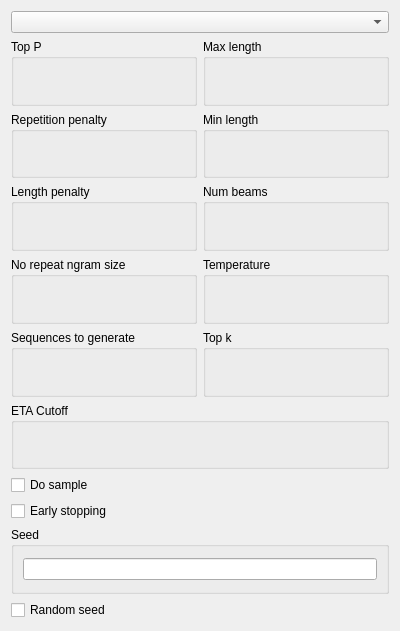
<?xml version="1.0" encoding="UTF-8"?>
<ui version="4.0">
 <class>flan_generator_form</class>
 <widget class="QWidget" name="flan_generator_form">
  <property name="geometry">
   <rect>
    <x>0</x>
    <y>0</y>
    <width>400</width>
    <height>631</height>
   </rect>
  </property>
  <property name="windowTitle">
   <string>Form</string>
  </property>
  <layout class="QGridLayout" name="gridLayout">
   <item row="1" column="0">
    <layout class="QHBoxLayout" name="horizontalLayout_2">
     <item>
      <widget class="QGroupBox" name="groupBox">
       <property name="title">
        <string>Top P</string>
       </property>
       <layout class="QGridLayout" name="gridLayout_2">
        <item row="0" column="0">
         <widget class="SliderWidget" name="top_p" native="true">
          <property name="min_slider" stdset="0">
           <number>1</number>
          </property>
          <property name="max_slider" stdset="0">
           <number>100</number>
          </property>
          <property name="min_spinbox" stdset="0">
           <double>0.000000000000000</double>
          </property>
          <property name="max_spinbox" stdset="0">
           <double>1.000000000000000</double>
          </property>
          <property name="display_as_float" stdset="0">
           <bool>true</bool>
          </property>
          <property name="property" stdset="0">
           <string>top_p</string>
          </property>
          <property name="slider_step" stdset="0">
           <number>1</number>
          </property>
          <property name="slider_page" stdset="0">
           <number>10</number>
          </property>
          <property name="spinbox_step" stdset="0">
           <double>0.010000000000000</double>
          </property>
          <property name="spinbox_page" stdset="0">
           <double>0.100000000000000</double>
          </property>
         </widget>
        </item>
       </layout>
      </widget>
     </item>
     <item>
      <widget class="QGroupBox" name="groupBox_2">
       <property name="title">
        <string>Max length</string>
       </property>
       <layout class="QGridLayout" name="gridLayout_3">
        <item row="0" column="0">
         <widget class="SliderWidget" name="max_length" native="true">
          <property name="min_slider" stdset="0">
           <number>1</number>
          </property>
          <property name="max_slider" stdset="0">
           <number>2556</number>
          </property>
          <property name="min_spinbox" stdset="0">
           <double>1.000000000000000</double>
          </property>
          <property name="max_spinbox" stdset="0">
           <double>2556.000000000000000</double>
          </property>
          <property name="display_as_float" stdset="0">
           <bool>false</bool>
          </property>
          <property name="property" stdset="0">
           <string>max_length</string>
          </property>
          <property name="slider_step" stdset="0">
           <number>1</number>
          </property>
          <property name="slider_page" stdset="0">
           <number>2556</number>
          </property>
          <property name="spinbox_step" stdset="0">
           <number>1</number>
          </property>
          <property name="spinbox_page" stdset="0">
           <number>2556</number>
          </property>
         </widget>
        </item>
       </layout>
      </widget>
     </item>
    </layout>
   </item>
   <item row="10" column="0">
    <widget class="QCheckBox" name="random_seed">
     <property name="text">
      <string>Random seed</string>
     </property>
    </widget>
   </item>
   <item row="9" column="0">
    <widget class="QGroupBox" name="groupBox_11">
     <property name="title">
      <string>Seed</string>
     </property>
     <layout class="QGridLayout" name="gridLayout_4">
      <item row="0" column="0">
       <widget class="QLineEdit" name="seed"/>
      </item>
     </layout>
    </widget>
   </item>
   <item row="3" column="0">
    <layout class="QHBoxLayout" name="horizontalLayout_4">
     <item>
      <widget class="QGroupBox" name="groupBox_5">
       <property name="title">
        <string>Length penalty</string>
       </property>
       <layout class="QGridLayout" name="gridLayout_7">
        <item row="0" column="0">
         <widget class="SliderWidget" name="length_penalty" native="true">
          <property name="min_slider" stdset="0">
           <number>0</number>
          </property>
          <property name="max_slider" stdset="0">
           <number>200</number>
          </property>
          <property name="min_spinbox" stdset="0">
           <double>0.000000000000000</double>
          </property>
          <property name="max_spinbox" stdset="0">
           <double>2.000000000000000</double>
          </property>
          <property name="display_as_float" stdset="0">
           <bool>true</bool>
          </property>
          <property name="property" stdset="0">
           <string>length_penalty</string>
          </property>
          <property name="slider_step" stdset="0">
           <number>1</number>
          </property>
          <property name="slider_page" stdset="0">
           <number>10</number>
          </property>
          <property name="spinbox_step" stdset="0">
           <double>0.010000000000000</double>
          </property>
          <property name="spinbox_page" stdset="0">
           <double>0.100000000000000</double>
          </property>
         </widget>
        </item>
       </layout>
      </widget>
     </item>
     <item>
      <widget class="QGroupBox" name="groupBox_6">
       <property name="title">
        <string>Num beams</string>
       </property>
       <layout class="QGridLayout" name="gridLayout_8">
        <item row="0" column="0">
         <widget class="SliderWidget" name="num_beams" native="true">
          <property name="min_slider" stdset="0">
           <number>1</number>
          </property>
          <property name="max_slider" stdset="0">
           <number>100</number>
          </property>
          <property name="min_spinbox" stdset="0">
           <double>0.000000000000000</double>
          </property>
          <property name="max_spinbox" stdset="0">
           <double>100.000000000000000</double>
          </property>
          <property name="display_as_float" stdset="0">
           <bool>false</bool>
          </property>
          <property name="property" stdset="0">
           <string>num_beams</string>
          </property>
          <property name="slider_step" stdset="0">
           <number>1</number>
          </property>
          <property name="slider_page" stdset="0">
           <number>10</number>
          </property>
          <property name="spinbox_step" stdset="0">
           <double>0.010000000000000</double>
          </property>
          <property name="spinbox_page" stdset="0">
           <double>0.100000000000000</double>
          </property>
         </widget>
        </item>
       </layout>
      </widget>
     </item>
    </layout>
   </item>
   <item row="7" column="0">
    <widget class="QCheckBox" name="do_sample">
     <property name="text">
      <string>Do sample</string>
     </property>
    </widget>
   </item>
   <item row="0" column="0">
    <widget class="QComboBox" name="model_version">
     <property name="currentIndex">
      <number>-1</number>
     </property>
    </widget>
   </item>
   <item row="8" column="0">
    <widget class="QCheckBox" name="early_stopping">
     <property name="text">
      <string>Early stopping</string>
     </property>
    </widget>
   </item>
   <item row="2" column="0">
    <layout class="QHBoxLayout" name="horizontalLayout_3">
     <item>
      <widget class="QGroupBox" name="groupBox_3">
       <property name="title">
        <string>Repetition penalty</string>
       </property>
       <layout class="QGridLayout" name="gridLayout_5">
        <item row="0" column="0">
         <widget class="SliderWidget" name="repetition_penalty" native="true">
          <property name="min_slider" stdset="0">
           <number>0</number>
          </property>
          <property name="max_slider" stdset="0">
           <number>10000</number>
          </property>
          <property name="min_spinbox" stdset="0">
           <double>0.000000000000000</double>
          </property>
          <property name="max_spinbox" stdset="0">
           <double>100.000000000000000</double>
          </property>
          <property name="display_as_float" stdset="0">
           <bool>true</bool>
          </property>
          <property name="property" stdset="0">
           <string>repetition_penalty</string>
          </property>
          <property name="slider_step" stdset="0">
           <number>0</number>
          </property>
          <property name="slider_page" stdset="0">
           <number>1</number>
          </property>
          <property name="spinbox_step" stdset="0">
           <double>1.000000000000000</double>
          </property>
          <property name="spinbox_page" stdset="0">
           <double>10.000000000000000</double>
          </property>
         </widget>
        </item>
       </layout>
      </widget>
     </item>
     <item>
      <widget class="QGroupBox" name="groupBox_4">
       <property name="title">
        <string>Min length</string>
       </property>
       <layout class="QGridLayout" name="gridLayout_6">
        <item row="0" column="0">
         <widget class="SliderWidget" name="min_length" native="true">
          <property name="min_slider" stdset="0">
           <number>1</number>
          </property>
          <property name="max_slider" stdset="0">
           <number>2556</number>
          </property>
          <property name="min_spinbox" stdset="0">
           <double>1.000000000000000</double>
          </property>
          <property name="max_spinbox" stdset="0">
           <double>2556.000000000000000</double>
          </property>
          <property name="display_as_float" stdset="0">
           <bool>false</bool>
          </property>
          <property name="property" stdset="0">
           <string>min_length</string>
          </property>
          <property name="slider_step" stdset="0">
           <number>1</number>
          </property>
          <property name="slider_page" stdset="0">
           <number>2556</number>
          </property>
          <property name="spinbox_step" stdset="0">
           <number>1</number>
          </property>
          <property name="spinbox_page" stdset="0">
           <number>2556</number>
          </property>
         </widget>
        </item>
       </layout>
      </widget>
     </item>
    </layout>
   </item>
   <item row="4" column="0">
    <layout class="QHBoxLayout" name="horizontalLayout_5">
     <item>
      <widget class="QGroupBox" name="groupBox_7">
       <property name="title">
        <string>No repeat ngram size</string>
       </property>
       <layout class="QGridLayout" name="gridLayout_9">
        <item row="0" column="0">
         <widget class="SliderWidget" name="ngram_size" native="true">
          <property name="min_slider" stdset="0">
           <number>1</number>
          </property>
          <property name="max_slider" stdset="0">
           <number>100</number>
          </property>
          <property name="min_spinbox" stdset="0">
           <double>0.000000000000000</double>
          </property>
          <property name="max_spinbox" stdset="0">
           <double>1.000000000000000</double>
          </property>
          <property name="display_as_float" stdset="0">
           <bool>true</bool>
          </property>
          <property name="property" stdset="0">
           <string>ngram</string>
          </property>
          <property name="slider_step" stdset="0">
           <number>1</number>
          </property>
          <property name="slider_page" stdset="0">
           <number>10</number>
          </property>
          <property name="spinbox_step" stdset="0">
           <double>0.010000000000000</double>
          </property>
          <property name="spinbox_page" stdset="0">
           <double>0.100000000000000</double>
          </property>
         </widget>
        </item>
       </layout>
      </widget>
     </item>
     <item>
      <widget class="QGroupBox" name="groupBox_8">
       <property name="title">
        <string>Temperature</string>
       </property>
       <layout class="QGridLayout" name="gridLayout_10">
        <item row="0" column="0">
         <widget class="SliderWidget" name="temperature" native="true">
          <property name="min_slider" stdset="0">
           <number>1</number>
          </property>
          <property name="max_slider" stdset="0">
           <number>200</number>
          </property>
          <property name="min_spinbox" stdset="0">
           <double>0.000000000000000</double>
          </property>
          <property name="max_spinbox" stdset="0">
           <double>2.000000000000000</double>
          </property>
          <property name="display_as_float" stdset="0">
           <bool>true</bool>
          </property>
          <property name="property" stdset="0">
           <string>temperature</string>
          </property>
          <property name="slider_step" stdset="0">
           <number>1</number>
          </property>
          <property name="slider_page" stdset="0">
           <number>10</number>
          </property>
          <property name="spinbox_step" stdset="0">
           <double>0.010000000000000</double>
          </property>
          <property name="spinbox_page" stdset="0">
           <double>0.100000000000000</double>
          </property>
         </widget>
        </item>
       </layout>
      </widget>
     </item>
    </layout>
   </item>
   <item row="5" column="0">
    <layout class="QHBoxLayout" name="horizontalLayout_6">
     <item>
      <widget class="QGroupBox" name="groupBox_9">
       <property name="title">
        <string>Sequences to generate</string>
       </property>
       <layout class="QGridLayout" name="gridLayout_11">
        <item row="0" column="0">
         <widget class="SliderWidget" name="sequences" native="true">
          <property name="min_slider" stdset="0">
           <number>1</number>
          </property>
          <property name="max_slider" stdset="0">
           <number>100</number>
          </property>
          <property name="min_spinbox" stdset="0">
           <double>0.000000000000000</double>
          </property>
          <property name="max_spinbox" stdset="0">
           <double>100.000000000000000</double>
          </property>
          <property name="display_as_float" stdset="0">
           <bool>false</bool>
          </property>
          <property name="property" stdset="0">
           <string>sequences</string>
          </property>
          <property name="slider_step" stdset="0">
           <number>1</number>
          </property>
          <property name="slider_page" stdset="0">
           <number>10</number>
          </property>
          <property name="spinbox_step" stdset="0">
           <double>0.010000000000000</double>
          </property>
          <property name="spinbox_page" stdset="0">
           <double>0.100000000000000</double>
          </property>
         </widget>
        </item>
       </layout>
      </widget>
     </item>
     <item>
      <widget class="QGroupBox" name="groupBox_10">
       <property name="title">
        <string>Top k</string>
       </property>
       <layout class="QGridLayout" name="gridLayout_12">
        <item row="0" column="0">
         <widget class="SliderWidget" name="top_k" native="true">
          <property name="min_slider" stdset="0">
           <number>1</number>
          </property>
          <property name="max_slider" stdset="0">
           <number>256</number>
          </property>
          <property name="min_spinbox" stdset="0">
           <double>0.000000000000000</double>
          </property>
          <property name="max_spinbox" stdset="0">
           <double>256.000000000000000</double>
          </property>
          <property name="display_as_float" stdset="0">
           <bool>false</bool>
          </property>
          <property name="property" stdset="0">
           <string>top_k</string>
          </property>
          <property name="slider_step" stdset="0">
           <number>1</number>
          </property>
          <property name="slider_page" stdset="0">
           <number>10</number>
          </property>
          <property name="spinbox_step" stdset="0">
           <number>1</number>
          </property>
          <property name="spinbox_page" stdset="0">
           <number>10</number>
          </property>
         </widget>
        </item>
       </layout>
      </widget>
     </item>
    </layout>
   </item>
   <item row="6" column="0">
    <widget class="QGroupBox" name="groupBox_12">
     <property name="title">
      <string>ETA Cutoff</string>
     </property>
     <layout class="QGridLayout" name="gridLayout_13">
      <item row="0" column="0">
       <widget class="SliderWidget" name="eta_cutoff" native="true">
        <property name="min_slider" stdset="0">
         <number>1</number>
        </property>
        <property name="max_slider" stdset="0">
         <number>100</number>
        </property>
        <property name="min_spinbox" stdset="0">
         <double>0.000000000000000</double>
        </property>
        <property name="max_spinbox" stdset="0">
         <double>100.000000000000000</double>
        </property>
        <property name="display_as_float" stdset="0">
         <bool>true</bool>
        </property>
        <property name="property" stdset="0">
         <string>eta_cutoff</string>
        </property>
        <property name="slider_step" stdset="0">
         <number>1</number>
        </property>
        <property name="slider_page" stdset="0">
         <number>10</number>
        </property>
        <property name="spinbox_step" stdset="0">
         <double>0.010000000000000</double>
        </property>
        <property name="spinbox_page" stdset="0">
         <double>0.100000000000000</double>
        </property>
       </widget>
      </item>
     </layout>
    </widget>
   </item>
  </layout>
 </widget>
 <customwidgets>
  <customwidget>
   <class>SliderWidget</class>
   <extends>QWidget</extends>
   <header>airunner/components/application/gui/widgets/slider/slider_widget</header>
   <container>1</container>
  </customwidget>
 </customwidgets>
 <resources/>
 <connections>
  <connection>
   <sender>do_sample</sender>
   <signal>toggled(bool)</signal>
   <receiver>flan_generator_form</receiver>
   <slot>do_sample_toggled(bool)</slot>
   <hints>
    <hint type="sourcelabel">
     <x>70</x>
     <y>454</y>
    </hint>
    <hint type="destinationlabel">
     <x>47</x>
     <y>-12</y>
    </hint>
   </hints>
  </connection>
  <connection>
   <sender>early_stopping</sender>
   <signal>toggled(bool)</signal>
   <receiver>flan_generator_form</receiver>
   <slot>early_stopping_toggled(bool)</slot>
   <hints>
    <hint type="sourcelabel">
     <x>53</x>
     <y>483</y>
    </hint>
    <hint type="destinationlabel">
     <x>63</x>
     <y>-23</y>
    </hint>
   </hints>
  </connection>
  <connection>
   <sender>random_seed</sender>
   <signal>toggled(bool)</signal>
   <receiver>flan_generator_form</receiver>
   <slot>random_seed_toggled(bool)</slot>
   <hints>
    <hint type="sourcelabel">
     <x>71</x>
     <y>577</y>
    </hint>
    <hint type="destinationlabel">
     <x>145</x>
     <y>-7</y>
    </hint>
   </hints>
  </connection>
  <connection>
   <sender>seed</sender>
   <signal>textEdited(QString)</signal>
   <receiver>flan_generator_form</receiver>
   <slot>seed_changed(QString)</slot>
   <hints>
    <hint type="sourcelabel">
     <x>231</x>
     <y>541</y>
    </hint>
    <hint type="destinationlabel">
     <x>365</x>
     <y>-10</y>
    </hint>
   </hints>
  </connection>
  <connection>
   <sender>model_version</sender>
   <signal>currentTextChanged(QString)</signal>
   <receiver>flan_generator_form</receiver>
   <slot>model_changed(QString)</slot>
   <hints>
    <hint type="sourcelabel">
     <x>116</x>
     <y>17</y>
    </hint>
    <hint type="destinationlabel">
     <x>349</x>
     <y>-5</y>
    </hint>
   </hints>
  </connection>
 </connections>
 <slots>
  <slot>do_sample_toggled(bool)</slot>
  <slot>early_stopping_toggled(bool)</slot>
  <slot>random_seed_toggled(bool)</slot>
  <slot>seed_changed(QString)</slot>
  <slot>generate_button_clicked()</slot>
  <slot>model_changed(QString)</slot>
 </slots>
</ui>
